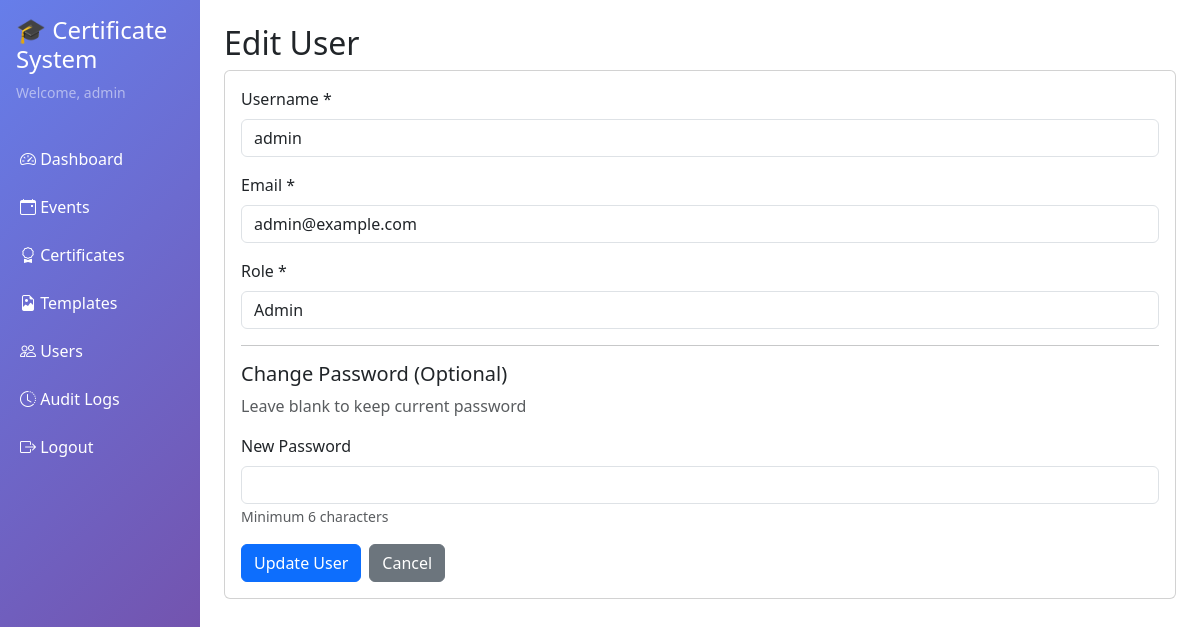
/admin/users/edit.php?id=1 (signed in), run on the app's committed database.
### tables this page shows
CREATE TABLE IF NOT EXISTS users (
    id INT PRIMARY KEY AUTO_INCREMENT,
    username VARCHAR(50) NOT NULL UNIQUE,
    email VARCHAR(100) NOT NULL UNIQUE,
    password VARCHAR(255) NOT NULL,
    role ENUM('admin', 'designer', 'verifikator') NOT NULL DEFAULT 'verifikator',
    created_at DATETIME NOT NULL DEFAULT CURRENT_TIMESTAMP,
    updated_at DATETIME NOT NULL DEFAULT CURRENT_TIMESTAMP ON UPDATE CURRENT_TIMESTAMP,
    INDEX idx_username (username),
    INDEX idx_email (email),
    INDEX idx_role (role)
);

### includes/auth.php (called while the page is built, shortened)
<?php
function getUserById($userId) {
    $db = getDB();
    $stmt = $db->prepare("SELECT id, username, email, role, created_at, updated_at FROM users WHERE id = ?");
    $stmt->execute([$userId]);
    return $stmt->fetch();
}

### includes/security.php (called while the page is built, shortened)
<?php
function sanitize($data) {
    return htmlspecialchars(trim($data), ENT_QUOTES, 'UTF-8');
}

### admin/users/edit.php (the view, shortened to what this page needs)
<?php
require_once __DIR__ . '/../../includes/security.php';
require_once __DIR__ . '/../../includes/auth.php';
$userId = (int)$_GET['id'];
$user = getUserById($userId);
include __DIR__ . '/../_header.php';
?>
<h2>Edit User</h2>
<div class="card">
    <div class="card-body">
        <form method="POST" action="">
            <div class="mb-3">
                <label for="username" class="form-label">Username *</label>
                <input type="text" class="form-control" id="username" name="username"
                       value="<?php echo sanitize($user['username']); ?>" required>
            </div>
            <div class="mb-3">
                <label for="email" class="form-label">Email *</label>
                <input type="email" class="form-control" id="email" name="email"
                       value="<?php echo sanitize($user['email']); ?>" required>
            </div>
            <div class="mb-3">
                <label for="role" class="form-label">Role *</label>
                <select class="form-control" id="role" name="role" required>
                    <option value="admin" <?php echo $user['role'] === 'admin' ? 'selected' : ''; ?>>Admin</option>
                </select>
            </div>
            <hr>
            <h5>Change Password (Optional)</h5>
            <p class="text-muted">Leave blank to keep current password</p>
            <div class="mb-3">
                <label for="new_password" class="form-label">New Password</label>
                <input type="password" class="form-control" id="new_password" name="new_password" minlength="6">
                <small class="form-text text-muted">Minimum 6 characters</small>
            </div>
            <div class="d-flex gap-2">
                <button type="submit" class="btn btn-primary">Update User</button>
                <a href="index.php" class="btn btn-secondary">Cancel</a>
            </div>
        </form>
    </div>
</div>
<?php include __DIR__ . '/../_footer.php'; ?>

### data on the page
users: username "admin", email "admin@example.com", role "Admin"

### other printed values
getCurrentUsername() "admin"
